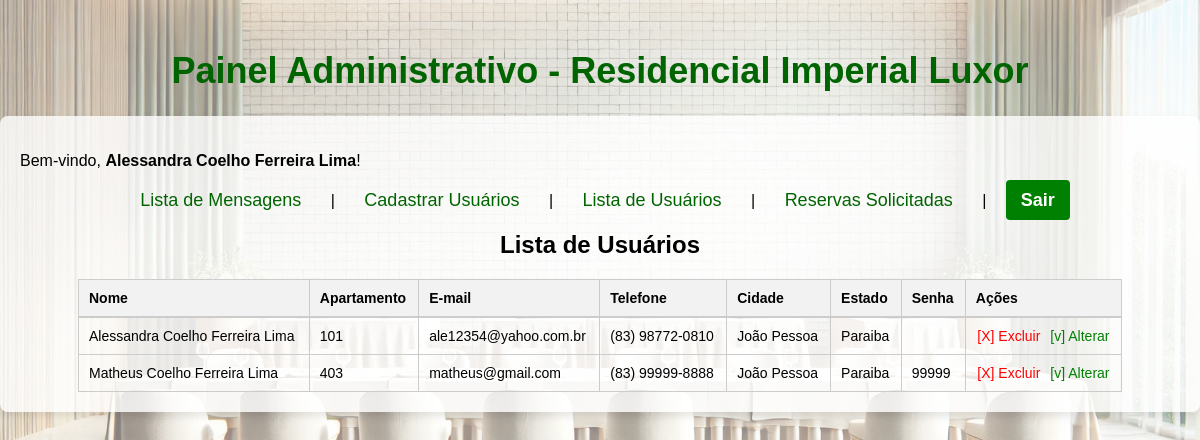
/admin/index.php?pg=lista_usuario (signed in), run on an earlier commit of the app's database.
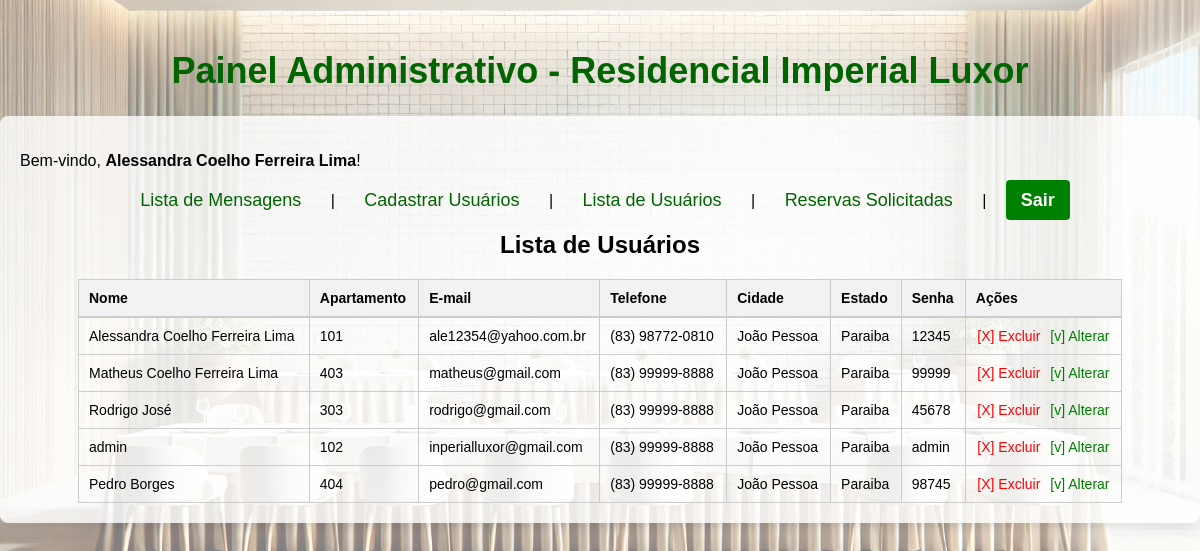
And on a later commit of the database.
### tables this page shows
CREATE TABLE `usuario` (
  `id` int(11) NOT NULL,
  `nome` varchar(100) DEFAULT NULL,
  `apartamento` int(3) DEFAULT NULL,
  `email` varchar(100) DEFAULT NULL,
  `telefone` varchar(100) DEFAULT NULL,
  `cidade` varchar(100) DEFAULT NULL,
  `estado` varchar(50) DEFAULT NULL,
  `senha` varchar(6) DEFAULT NULL
);

### admin/lista_usuario.php (the view, shortened to what this page needs)
<h2 style="text-align: center; font-family: Arial, sans-serif;">Lista de Usuários</h2>
<?php
include_once("../config.inc.php");
$sql = mysqli_query($conexao, "SELECT * FROM usuario");
if ($sql && mysqli_num_rows($sql) > 0) {
    echo '<div style="width: 90%; margin: 0 auto; font-family: Arial, sans-serif;">';
    echo '<table style="width: 100%; border-collapse: collapse; text-align: left; font-size: 14px;">';
    echo '<thead>';
    echo '<tr style="background-color: #f2f2f2; border-bottom: 2px solid #ccc;">';
    echo '<th style="padding: 10px; border: 1px solid #ccc;">Nome</th>';
    echo '<th style="padding: 10px; border: 1px solid #ccc;">Apartamento</th>';
    echo '<th style="padding: 10px; border: 1px solid #ccc;">E-mail</th>';
    echo '<th style="padding: 10px; border: 1px solid #ccc;">Telefone</th>';
    echo '<th style="padding: 10px; border: 1px solid #ccc;">Cidade</th>';
    echo '<th style="padding: 10px; border: 1px solid #ccc;">Estado</th>';
    echo '<th style="padding: 10px; border: 1px solid #ccc;">Senha</th>';
    echo '<th style="padding: 10px; border: 1px solid #ccc;">Ações</th>';
    echo '</tr>';
    echo '</thead>';
    echo '<tbody>';
    while ($usuario = mysqli_fetch_array($sql)) {
        echo '<tr>';
        echo '<td style="padding: 10px; border: 1px solid #ccc;">' . htmlspecialchars($usuario['nome']) . '</td>';
        echo '<td style="padding: 10px; border: 1px solid #ccc;">' . htmlspecialchars($usuario['apartamento']) . '</td>';
        echo '<td style="padding: 10px; border: 1px solid #ccc;">' . htmlspecialchars($usuario['email']) . '</td>';
        echo '<td style="padding: 10px; border: 1px solid #ccc;">' . htmlspecialchars($usuario['telefone']) . '</td>';
        echo '<td style="padding: 10px; border: 1px solid #ccc;">' . htmlspecialchars($usuario['cidade']) . '</td>';
        echo '<td style="padding: 10px; border: 1px solid #ccc;">' . htmlspecialchars($usuario['estado']) . '</td>';
        echo '<td style="padding: 10px; border: 1px solid #ccc;">' . htmlspecialchars($usuario['senha']) . '</td>';
        echo '<td style="padding: 10px; border: 1px solid #ccc; text-align: center;">';
        echo '<a href="?pg=excluir_usuario&id=' . htmlspecialchars($usuario['id']) . '" style="color: red; text-decoration: none; margin-right: 10px;" onclick="return confirm(\'Tem certeza que deseja excluir este usuário?\');">[X] Excluir</a>';
        echo '<a href="?pg=form_altera_usuario&id=' . htmlspecialchars($usuario['id']) . '" style="color: green; text-decoration: none;">[v] Alterar</a>';
        echo '</td>';
        echo '</tr>';
    }
    echo '</tbody>';
    echo '</table>';
    echo '</div>';
} else {
    echo "<p style='text-align: center; color: #555;'>Não há usuários cadastrados.</p>";
}
?>

What changed in the data, as far as the page shows it:
changed usuario "Alessandra Coelho Ferreira Lima": senha (not shown) → "12345"
added usuario: nome "Rodrigo José", apartamento "303", email "rodrigo@gmail.com", telefone "(83) 99999-8888", cidade "João Pessoa", estado "Paraiba", senha "45678"
added usuario: nome "admin", apartamento "102", email "inperialluxor@gmail.com", telefone "(83) 99999-8888", cidade "João Pessoa", estado "Paraiba", senha "admin"
added usuario: nome "Pedro Borges", apartamento "404", email "pedro@gmail.com", telefone "(83) 99999-8888", cidade "João Pessoa", estado "Paraiba", senha "98745"
